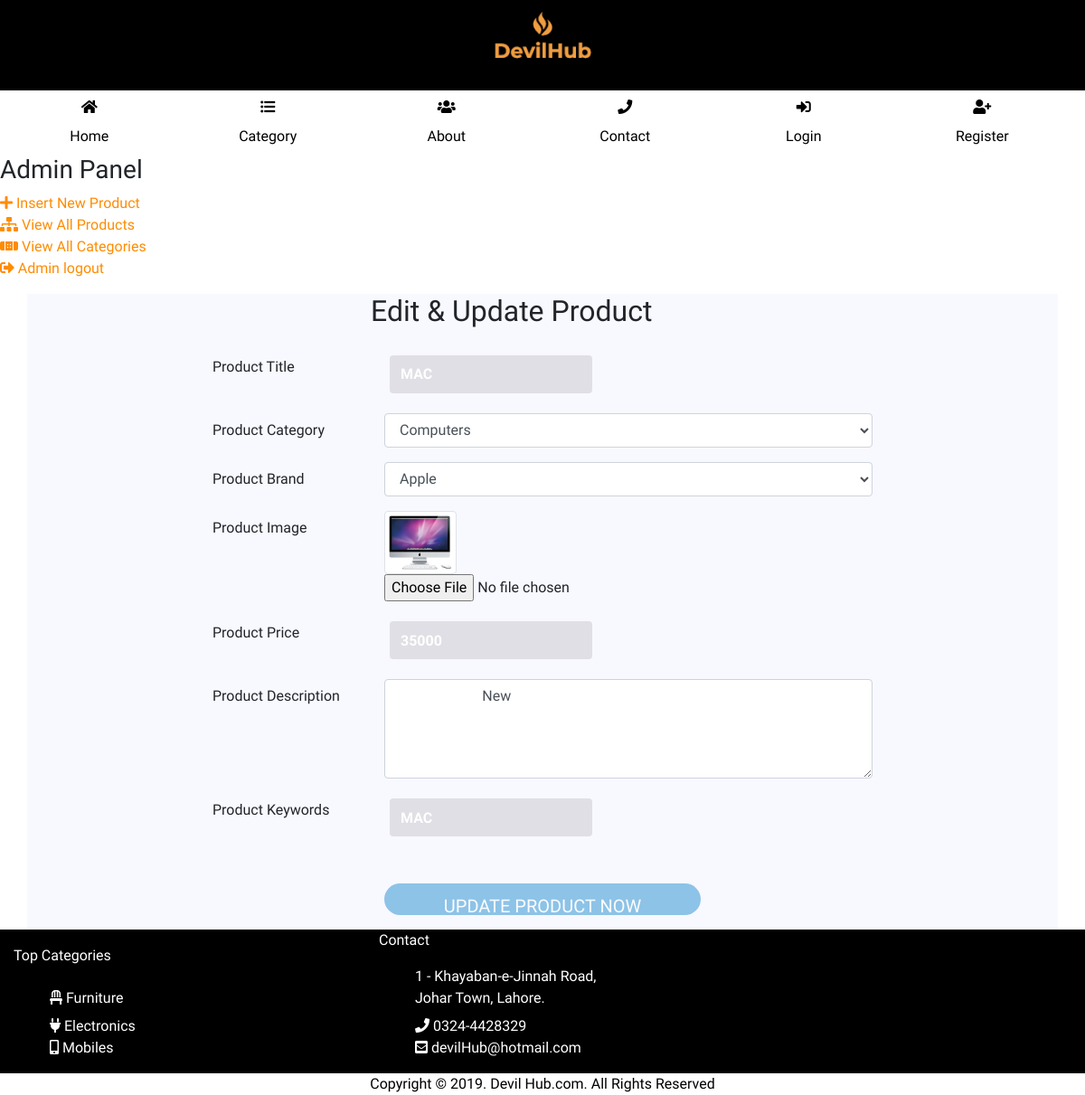
The app's page /admin_index.php?edit_pro=21 (signed in) with its own data.
### tables this page shows
CREATE TABLE `products` (
  `pro_id` int(10) NOT NULL,
  `pro_cat` int(10) NOT NULL,
  `pro_brand` int(10) NOT NULL,
  `pro_title` varchar(200) NOT NULL,
  `pro_price` int(10) NOT NULL,
  `pro_desc` varchar(2000) NOT NULL,
  `pro_image` varchar(300) NOT NULL,
  `pro_keywords` varchar(300) NOT NULL
);

CREATE TABLE `categories` (
  `cat_id` int(100) NOT NULL,
  `cat_title` varchar(255) NOT NULL
);

CREATE TABLE `brands` (
  `brand_id` int(100) NOT NULL,
  `brand_title` varchar(255) NOT NULL
);

### edit_pro.php (the view, shortened to what this page needs)
<?php
if(isset($_GET['edit_pro'])){
    $get_id = $_GET['edit_pro'];
    $get_pro = "select * from products where pro_id='$get_id'";
    $run_pro = mysqli_query($con, $get_pro);
    $row_pro = mysqli_fetch_array($run_pro);
    $pro_title = $row_pro['pro_title'];
    $pro_cat = $row_pro['pro_cat'];
    $pro_brand = $row_pro['pro_brand'];
    $pro_title = $row_pro['pro_title'];
    $pro_price = $row_pro['pro_price'];
    $pro_image = $row_pro['pro_image'];
    $pro_desc = $row_pro['pro_desc'];
    $pro_keywords = $row_pro['pro_keywords'];
    $get_cat = "select * from categories where cat_id = '$pro_cat'";
    $run_cat = mysqli_query($con,$get_cat);
    $row_cat = mysqli_fetch_array($run_cat);
    $cat_title = $row_cat['cat_title'];
    $get_brand = "select * from brands where brand_id = '$pro_brand'";
    $run_brand = mysqli_query($con,$get_brand);
    $row_brand = mysqli_fetch_array($run_brand);
    $brand_title = $row_brand['brand_title'];
}
?>
<div class="row">
    <div class="offset-md-2 col-md-8">
        <form action="" method="post" enctype="multipart/form-data">
            <div class="form-group row">
                <h2 class="offset-lg-3 offset-md-2 offset-1 "> Edit & Update Product </h2>
            </div>
            <div class="form-group row">
                <label class="col-form-label col-sm-4 col-lg-3 d-none d-sm-block" for="pro_title">Product Title</label>
                <div class="col-12 col-sm-8 col-lg-9">
                    <input class="form-control" type="text" id="pro_title" name="pro_title" placeholder="Title"
                           value="<?php echo $pro_title;?>">
                </div>
            </div>
            <div class="form-group row">
                <label class="col-form-label col-sm-4 col-lg-3 d-none d-sm-block" for="pro_cat">Product Category</label>
                <div class="col-12 col-sm-8 col-lg-9">
                    <select name="pro_cat" id="pro_cat" required class="form-control">
                        <option><?php echo $cat_title;?></option>
                    </select>
                </div>
            </div>
            <div class="form-group row">
                <label class="col-form-label col-sm-4 col-lg-3  d-none d-sm-block" for="pro_brand">Product Brand</label>
                <div class="col-12 col-sm-8 col-lg-9">
                    <select name="pro_brand" id="pro_brand" required class="form-control">
                        <option><?php echo $brand_title;?></option>
                    </select>
                </div>
            </div>
            <div class="form-group row">
                <label class="col-form-label col-sm-4 col-lg-3 d-none d-sm-block" for="pro_image">Product Image</label>
                <div class="col-12 col-sm-8 col-lg-9">
                    <img class="img-thumbnail" src='product_images/<?php echo $pro_image;?>' width='80' height='80'>
                    <input class="form-control-file" type="file" id="pro_image" name="pro_image" required>
                </div>
            </div>
            <div class="form-group row">
                <label class="col-form-label col-sm-4 col-lg-3 d-none d-sm-block" for="pro_price">Product Price</label>
                <div class="col-12 col-sm-8 col-lg-9">
                    <input class="form-control" type="text" id="pro_price" name="pro_price" placeholder="Product Price"
                           value="<?php echo $pro_price;?>">
                </div>
            </div>
            <div class="form-group row">
                <label class="col-form-label col-sm-4 col-lg-3 d-none d-sm-block" for="pro_desc">Product Description</label>
                <div class="col-12 col-sm-8 col-lg-9">
                    <textarea class="form-control"  name="pro_desc" id="pro_desc" rows="4" placeholder="Product Description">
                        <?php echo $pro_desc;?>
                    </textarea>
                </div>
            </div>
            <div class="form-group row">
                <label class="col-form-label col-sm-4 col-lg-3 d-none d-sm-block" for="pro_keywords">Product Keywords</label>
                <div class="col-12 col-sm-8 col-lg-9">
                    <input class="form-control" type="text" id="pro_keywords" name="pro_keywords" placeholder="Product Keywords"
                           value="<?php echo $pro_keywords;?>">
                </div>
            </div>
            <div class="form-group row">
                <div class="offset-sm-3 col-12 col-sm-6">
                    <input class="btn btn-block btn-primary btn-lg" type="submit" id="update_pro" name="update_pro"
                           value="Update Product Now">
                </div>
            </div>
        </form>
    </div>
</div>

### css/style.css (style rules this page uses)
.btn { background: #39b7dd; text-align: center; padding: 10px; border-radius: 5px; cursor: pointer; color: whitesmoke; text-transform: uppercase; }
input[type=text],input[type=Email],input[type=password] { width: 200px; height: 30px; box-sizing: content-box; background: rgba(0,0,0,0.10); outline: none; border: none; color: #fff; margin: 6px; font-weight: bold; }
input[type=submit] { width: 40%; height: 35px; box-sizing: border-box; padding: 10px; margin-top: 30px; outline: none; border:none; background: #60adde; opacity: 0.7; border-radius: 20px; font-size: 20px; color: #fff; }

### admin_index.php (style rules this page uses)
* { font-family: 'Old Standard TT', serif; }

### records on screen
products: pro_title "MAC", pro_image (picture), pro_price "35000", pro_desc "New", pro_keywords "MAC"
categories: pro_cat "Computers"
brands: pro_brand "Apple"
